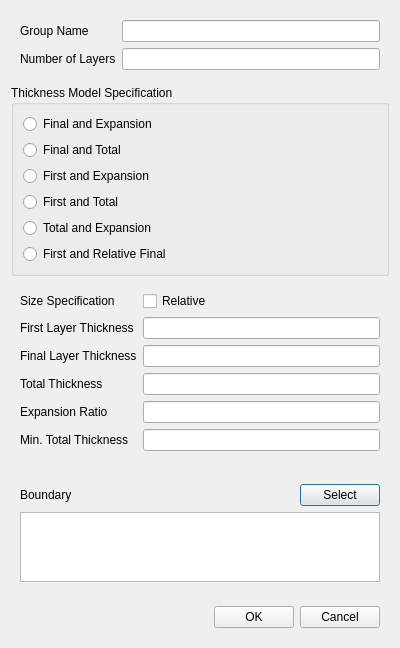
<?xml version="1.0" encoding="UTF-8"?>
<ui version="4.0">
 <class>BoundarySettingDialog</class>
 <widget class="QDialog" name="BoundarySettingDialog">
  <property name="geometry">
   <rect>
    <x>0</x>
    <y>0</y>
    <width>400</width>
    <height>646</height>
   </rect>
  </property>
  <property name="windowTitle">
   <string>Boundary Setting</string>
  </property>
  <layout class="QVBoxLayout" name="verticalLayout_3">
   <item>
    <widget class="QWidget" name="settings" native="true">
     <layout class="QVBoxLayout" name="verticalLayout">
      <property name="leftMargin">
       <number>0</number>
      </property>
      <property name="topMargin">
       <number>0</number>
      </property>
      <property name="rightMargin">
       <number>0</number>
      </property>
      <item>
       <widget class="QWidget" name="widget" native="true">
        <layout class="QFormLayout" name="formLayout">
         <item row="0" column="0">
          <widget class="QLabel" name="label_2">
           <property name="text">
            <string>Group Name</string>
           </property>
          </widget>
         </item>
         <item row="0" column="1">
          <widget class="QLineEdit" name="groupName"/>
         </item>
         <item row="1" column="0">
          <widget class="QLabel" name="label">
           <property name="text">
            <string>Number of Layers</string>
           </property>
          </widget>
         </item>
         <item row="1" column="1">
          <widget class="QLineEdit" name="numberOfLayers"/>
         </item>
        </layout>
       </widget>
      </item>
      <item>
       <widget class="QGroupBox" name="groupBox">
        <property name="title">
         <string>Thickness Model Specification</string>
        </property>
        <layout class="QVBoxLayout" name="verticalLayout_21">
         <item>
          <widget class="QRadioButton" name="finalAndExpansion">
           <property name="text">
            <string>Final and Expansion</string>
           </property>
           <attribute name="buttonGroup">
            <string notr="true">thicknessModelSpecificationRadios</string>
           </attribute>
          </widget>
         </item>
         <item>
          <widget class="QRadioButton" name="finalAndOverall">
           <property name="text">
            <string>Final and Total</string>
           </property>
           <attribute name="buttonGroup">
            <string notr="true">thicknessModelSpecificationRadios</string>
           </attribute>
          </widget>
         </item>
         <item>
          <widget class="QRadioButton" name="firstAndExpansion">
           <property name="text">
            <string>First and Expansion</string>
           </property>
           <attribute name="buttonGroup">
            <string notr="true">thicknessModelSpecificationRadios</string>
           </attribute>
          </widget>
         </item>
         <item>
          <widget class="QRadioButton" name="firstAndOverall">
           <property name="text">
            <string>First and Total</string>
           </property>
           <attribute name="buttonGroup">
            <string notr="true">thicknessModelSpecificationRadios</string>
           </attribute>
          </widget>
         </item>
         <item>
          <widget class="QRadioButton" name="overallAndExpansion">
           <property name="text">
            <string>Total and Expansion</string>
           </property>
           <attribute name="buttonGroup">
            <string notr="true">thicknessModelSpecificationRadios</string>
           </attribute>
          </widget>
         </item>
         <item>
          <widget class="QRadioButton" name="firstAndRelativeFinal">
           <property name="text">
            <string>First and Relative Final</string>
           </property>
           <attribute name="buttonGroup">
            <string notr="true">thicknessModelSpecificationRadios</string>
           </attribute>
          </widget>
         </item>
        </layout>
       </widget>
      </item>
      <item>
       <widget class="QWidget" name="thickness" native="true">
        <layout class="QFormLayout" name="formLayout_7">
         <item row="0" column="0">
          <widget class="QLabel" name="label_31">
           <property name="text">
            <string>Size Specification</string>
           </property>
          </widget>
         </item>
         <item row="0" column="1">
          <widget class="QCheckBox" name="sizeSpecificationRelative">
           <property name="text">
            <string>Relative</string>
           </property>
          </widget>
         </item>
         <item row="1" column="0">
          <widget class="QLabel" name="label_32">
           <property name="text">
            <string>First Layer Thickness</string>
           </property>
          </widget>
         </item>
         <item row="1" column="1">
          <widget class="QLineEdit" name="firstLayerThickness"/>
         </item>
         <item row="2" column="1">
          <widget class="QLineEdit" name="finalLayerThickness"/>
         </item>
         <item row="2" column="0">
          <widget class="QLabel" name="label_33">
           <property name="text">
            <string>Final Layer Thickness</string>
           </property>
          </widget>
         </item>
         <item row="3" column="0">
          <widget class="QLabel" name="label_34">
           <property name="text">
            <string>Total Thickness</string>
           </property>
          </widget>
         </item>
         <item row="3" column="1">
          <widget class="QLineEdit" name="totalThickness"/>
         </item>
         <item row="4" column="0">
          <widget class="QLabel" name="label_35">
           <property name="text">
            <string>Expansion Ratio</string>
           </property>
          </widget>
         </item>
         <item row="4" column="1">
          <widget class="QLineEdit" name="expansionRatio"/>
         </item>
         <item row="5" column="0">
          <widget class="QLabel" name="label_36">
           <property name="text">
            <string>Min. Total Thickness</string>
           </property>
          </widget>
         </item>
         <item row="5" column="1">
          <widget class="QLineEdit" name="minTotalThickness"/>
         </item>
        </layout>
       </widget>
      </item>
     </layout>
    </widget>
   </item>
   <item>
    <widget class="QWidget" name="widget_2" native="true">
     <layout class="QVBoxLayout" name="verticalLayout_2">
      <property name="topMargin">
       <number>0</number>
      </property>
      <item>
       <widget class="QWidget" name="widget_4" native="true">
        <layout class="QHBoxLayout" name="horizontalLayout">
         <property name="leftMargin">
          <number>0</number>
         </property>
         <property name="rightMargin">
          <number>0</number>
         </property>
         <property name="bottomMargin">
          <number>0</number>
         </property>
         <item>
          <widget class="QLabel" name="label_4">
           <property name="text">
            <string>Boundary</string>
           </property>
          </widget>
         </item>
         <item>
          <spacer name="horizontalSpacer">
           <property name="orientation">
            <enum>Qt::Horizontal</enum>
           </property>
           <property name="sizeHint" stdset="0">
            <size>
             <width>229</width>
             <height>20</height>
            </size>
           </property>
          </spacer>
         </item>
         <item>
          <widget class="QPushButton" name="select">
           <property name="text">
            <string>Select</string>
           </property>
          </widget>
         </item>
        </layout>
       </widget>
      </item>
      <item>
       <widget class="QListWidget" name="boundaries">
        <property name="selectionMode">
         <enum>QAbstractItemView::NoSelection</enum>
        </property>
       </widget>
      </item>
     </layout>
    </widget>
   </item>
   <item>
    <widget class="QWidget" name="widget_5" native="true">
     <layout class="QHBoxLayout" name="horizontalLayout_2">
      <item>
       <spacer name="horizontalSpacer_2">
        <property name="orientation">
         <enum>Qt::Horizontal</enum>
        </property>
        <property name="sizeHint" stdset="0">
         <size>
          <width>181</width>
          <height>20</height>
         </size>
        </property>
       </spacer>
      </item>
      <item>
       <widget class="QPushButton" name="ok">
        <property name="text">
         <string>OK</string>
        </property>
       </widget>
      </item>
      <item>
       <widget class="QPushButton" name="cancel">
        <property name="text">
         <string>Cancel</string>
        </property>
       </widget>
      </item>
     </layout>
    </widget>
   </item>
  </layout>
 </widget>
 <resources/>
 <connections/>
 <buttongroups>
  <buttongroup name="thicknessModelSpecificationRadios"/>
 </buttongroups>
</ui>
